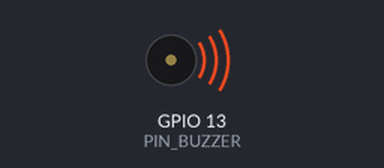
This sketch was run on a simulated ESP32. Parts: buzzer (waves = sounding, pin HIGH). Random numbers use the default seed unless the sketch sets one; EEPROM starts erased; what the sketch prints to the serial monitor is not drawn. At 20.0 s the program restarts the board; the recording ends there.

Above: at 0.1 s.
Timing chart, 0 to 1.6 s (numbered marks = the images above):
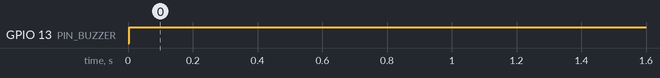

Measured:
- by itself, GPIO 13 (PIN_BUZZER): LOW → HIGH at 0.00 s

The sketch:

exercise4.ino
```cpp
#include <Ticker.h>
#include <EEPROM.h>
#define PIN_BUZZER 13 // the digital pin the Buzzer is attached to

PROGMEM const int freqs[] = {31, 49, 78, 123, 196, 311, 494, 784, 1245, 1976, 3136,
4978};

Ticker secondTick;

volatile int watchdogCount = 0;
volatile int freqIdx = 0; //the index that will store the last frequency before it restarts

int EEPROM_Addr = 42;

//The Watchdog Interrupt Service Routine (ISR)
void ISRwatchdog() {
  watchdogCount++;
  //The watchdog will be waken up when the couter reaches 4
  if (watchdogCount == 4) {
    ESP.restart(); //restarting the board
  }
}

void setup() {
  EEPROM.begin(4096);
  Serial.begin(115200);
  secondTick.attach(1, ISRwatchdog); //registering the watchdog ISR
  pinMode(PIN_BUZZER, OUTPUT);

  int prevFreqIndex = EEPROM.read(EEPROM_Addr); // read previous frequency
  if (prevFreqIndex != 255){
    Serial.println("Previous frequency found : ");
    Serial.println(freqs[prevFreqIndex]);
    analogWrite(PIN_BUZZER, 256);
    analogWriteFreq(freqs[prevFreqIndex]);
    delay(1000);
  }
}

void loop() {
  Serial.print("Watchdog counter = ");
  Serial.println(watchdogCount);
  watchdogCount = 0;

  int freqIndex = random(0, 11);
  int freq = freqs[freqIndex];
  Serial.print("Frequency: ");
  Serial.println(freq);
  Serial.println("Saving to EEPROM");
  EEPROM.write(EEPROM_Addr, freqIndex);
  EEPROM.commit();

  // generating 50% PWM
  analogWrite(PIN_BUZZER, 256);
  analogWriteFreq(freq);

  //depending on the value of delay, the program may wake up the watchdog
  int delayTime = random(1, 5) * 1000;
  Serial.print("Delay time: ");
  Serial.println(delayTime);
  delay(delayTime);
}
```
